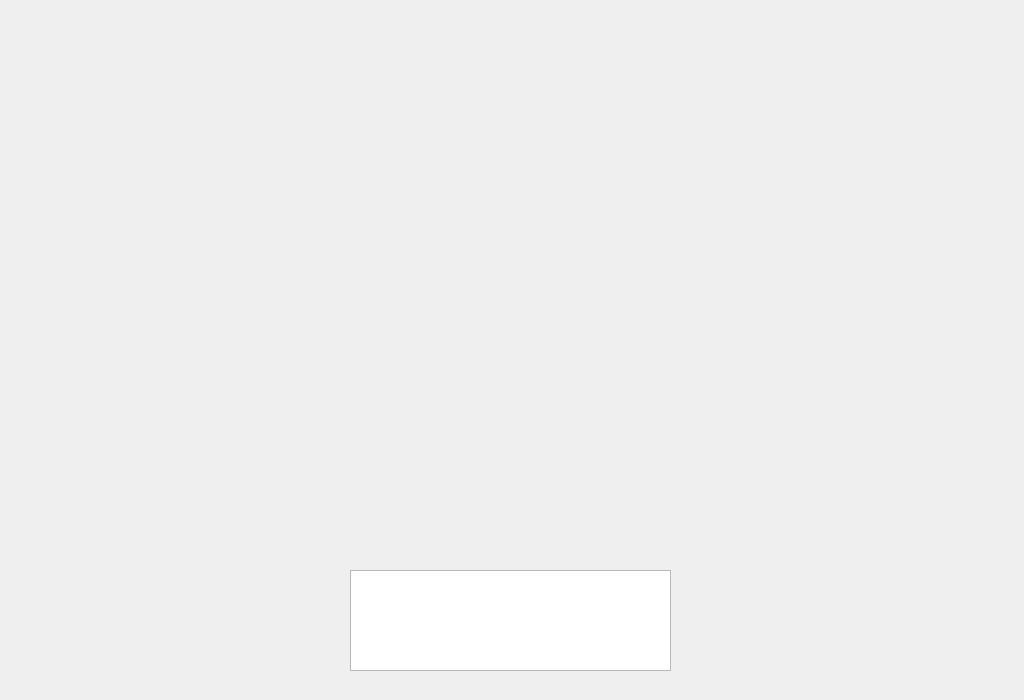
<?xml version="1.0" encoding="UTF-8"?>
<ui version="4.0">
 <class>VentanaGraficas</class>
 <widget class="QMainWindow" name="VentanaGraficas">
  <property name="geometry">
   <rect>
    <x>0</x>
    <y>0</y>
    <width>1024</width>
    <height>700</height>
   </rect>
  </property>
  <property name="minimumSize">
   <size>
    <width>1024</width>
    <height>700</height>
   </size>
  </property>
  <property name="maximumSize">
   <size>
    <width>1024</width>
    <height>700</height>
   </size>
  </property>
  <property name="windowTitle">
   <string>Gráficas</string>
  </property>
  <property name="styleSheet">
   <string notr="true">background-image: url(:/resources/Imagenes/fondoGraficas.png);</string>
  </property>
  <widget class="QWidget" name="centralwidget">
   <widget class="QWidget" name="widget" native="true">
    <property name="geometry">
     <rect>
      <x>110</x>
      <y>20</y>
      <width>801</width>
      <height>531</height>
     </rect>
    </property>
   </widget>
   <widget class="QListView" name="listView">
    <property name="geometry">
     <rect>
      <x>350</x>
      <y>570</y>
      <width>321</width>
      <height>101</height>
     </rect>
    </property>
    <property name="styleSheet">
     <string notr="true">color: rgb(0, 0, 0);</string>
    </property>
   </widget>
  </widget>
 </widget>
 <resources/>
 <connections/>
</ui>
